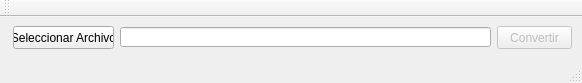
<?xml version="1.0" encoding="UTF-8"?>
<ui version="4.0">
 <class>MainWindow</class>
 <widget class="QMainWindow" name="MainWindow">
  <property name="geometry">
   <rect>
    <x>0</x>
    <y>0</y>
    <width>582</width>
    <height>83</height>
   </rect>
  </property>
  <property name="windowTitle">
   <string>MainWindow</string>
  </property>
  <widget class="QWidget" name="centralWidget">
   <widget class="QPushButton" name="pushButton">
    <property name="geometry">
     <rect>
      <x>13</x>
      <y>9</y>
      <width>101</width>
      <height>23</height>
     </rect>
    </property>
    <property name="text">
     <string>Seleccionar Archivo</string>
    </property>
   </widget>
   <widget class="QPushButton" name="pushButton_2">
    <property name="enabled">
     <bool>false</bool>
    </property>
    <property name="geometry">
     <rect>
      <x>497</x>
      <y>9</y>
      <width>75</width>
      <height>23</height>
     </rect>
    </property>
    <property name="text">
     <string>Convertir</string>
    </property>
   </widget>
   <widget class="QLineEdit" name="lineEdit">
    <property name="geometry">
     <rect>
      <x>120</x>
      <y>10</y>
      <width>371</width>
      <height>20</height>
     </rect>
    </property>
   </widget>
  </widget>
  <widget class="QMenuBar" name="menuBar">
   <property name="geometry">
    <rect>
     <x>0</x>
     <y>0</y>
     <width>582</width>
     <height>21</height>
    </rect>
   </property>
  </widget>
  <widget class="QToolBar" name="mainToolBar">
   <attribute name="toolBarArea">
    <enum>TopToolBarArea</enum>
   </attribute>
   <attribute name="toolBarBreak">
    <bool>false</bool>
   </attribute>
  </widget>
  <widget class="QStatusBar" name="statusBar"/>
 </widget>
 <layoutdefault spacing="6" margin="11"/>
 <tabstops>
  <tabstop>pushButton</tabstop>
  <tabstop>lineEdit</tabstop>
  <tabstop>pushButton_2</tabstop>
 </tabstops>
 <resources/>
 <connections/>
</ui>
